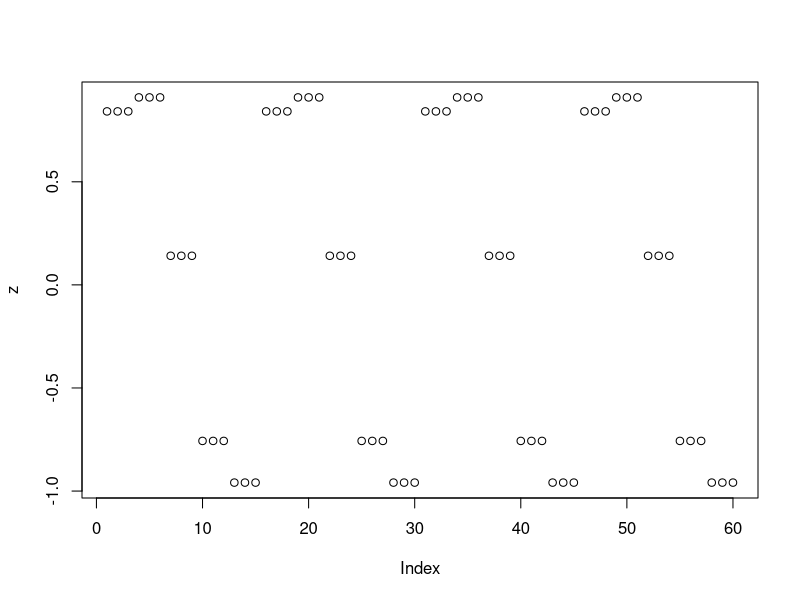
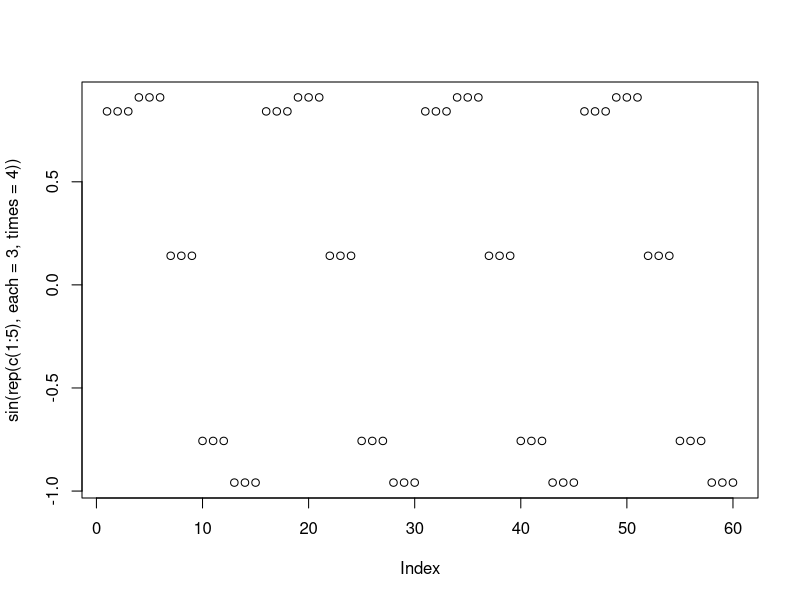
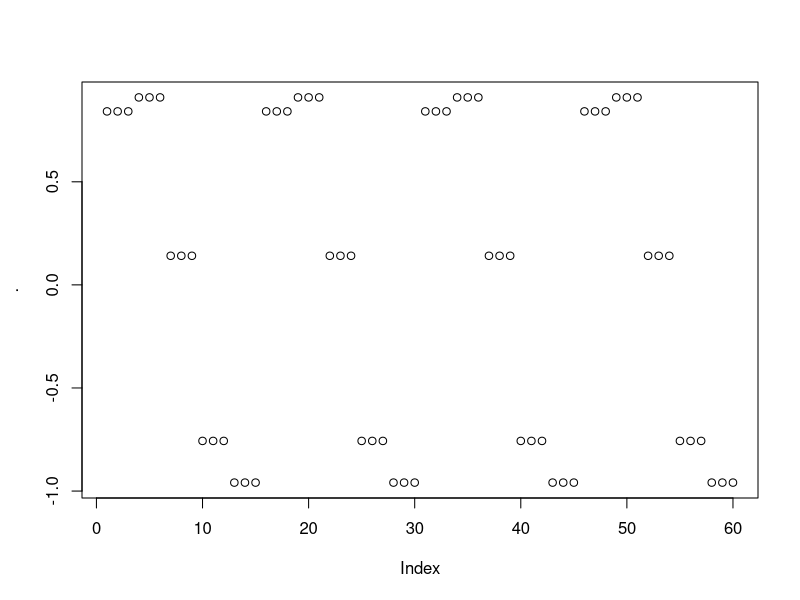

These figures' R source, in order: (Note: this script raises an error after producing the figures.)
## ---- chunk 1
#find this script at github.com/frdowdy/dplyr_demo
#setup
install.packages("tidyverse")
require(tidyverse)

#dplyr coding
x<-c(1:5)
y<-rep(x,each=3,times=4)
z<-sin(y)
plot(z)
#vs
plot(sin(rep(c(1:5),each=3,times=4)))
#vs
c(1:5) %>% rep(each=3, times=4)  %>%  sin  %>%  plot
rm(x,y,z)
## ---- chunk 2
#get data
iris
data<-as_tibble(iris)
data
data %>% head #first 6 rows
data %>% tail #last 6 rows
data %>% filter(Species == "versicolor")
data %>% View
## ---- chunk 3
#histogram
data %>% select(Sepal.Length) %>% qplot

#multiple histograms
data %>% select(-Species) %>% gather %>% 
  qplot(value,data=.)+facet_wrap(~key)

#plot by species
data %>% select(Sepal.Length,Species) %>% 
  qplot(x = Species, y = Sepal.Length, data = .)

#plot by species and attribute
data %>% gather(key = flower_att, value = measurement, -Species) %>% 
  qplot(x = Species,y = measurement,data=.)+facet_wrap(~flower_att)
  
## ---- chunk 4
#preliminary analysis
data %>% group_by(Species) %>% 
  summarise_all(mean)

#anova
data %>% aov(Sepal.Width~Species,.) %>% summary
data %>% aov(Sepal.Width~Species,.) %>% TukeyHSD
data %>% gather(key = flower_att, value = measurement, -Species) %>% 
  group_by(flower_att) %>% do(fitVariable = aov(measurement ~ Species, data = .)) -> dfVariable

# get the coefficients by group in a tidy data_frame
install.packages("broom")
require(broom)
dfVariableCoef = tidy(dfVariable, fitVariable)
dfVariableCoef

# get the predictions by group in a tidy data_frame 
dfVariablePred = augment(dfVariable,fitVariable)
dfVariablePred

# get the summary statistics by group in a tidy data_frame
dfVariableSumm = glance(dfVariable, fitVariable)
dfVariableSumm
## ---- chunk 5
#multivariate analysis and plotting to be continued


#lda to be continued
